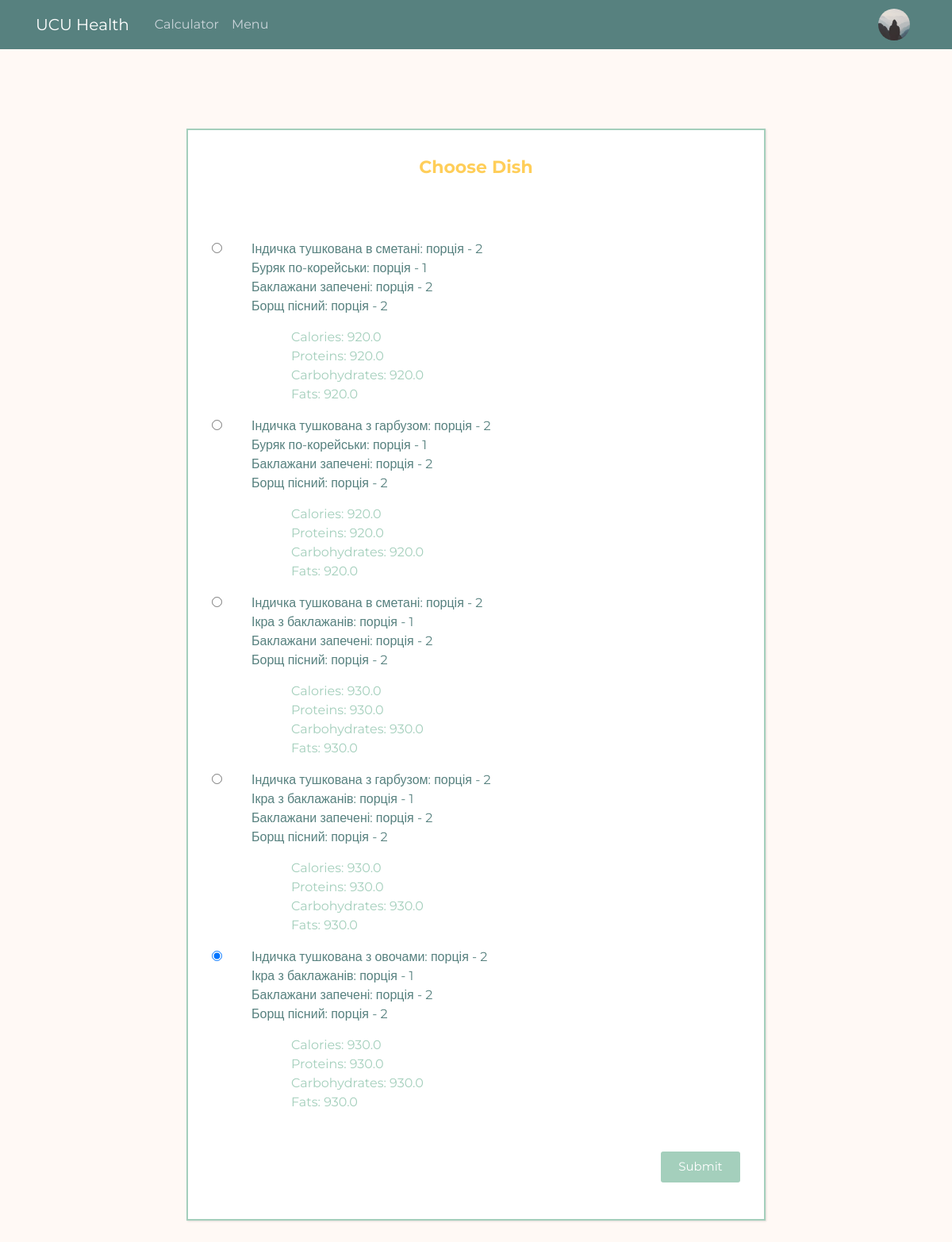
/view_dishes/1 (signed in), run on the app's committed database.
### main/models.py (models this page shows, shortened)
class User(db.Model, UserMixin):
    id = db.Column(db.Integer, primary_key=True)
    username = db.Column(db.String(20), unique=True, nullable=False)
    email = db.Column(db.String(120), unique=True, nullable=False)
    password = db.Column(db.String(100), nullable=False)
    image_file = db.Column(db.String(20), nullable = False, default='default.jpg')
    settings = db.Column(db.String(100), nullable = False, default='default.json')
    custom_plan = db.Column(db.Boolean, default = False)
    sex = db.Column(db.String(10), nullable = False)
    age = db.Column(db.Integer, nullable = False)
    height = db.Column(db.Integer, nullable=False)
    weight = db.Column(db.Integer, nullable=False)
    goal = db.Column(db.Integer, nullable=False)
    activity = db.Column(db.Float, nullable=False)
    calories = db.Column(db.Float, nullable=False)
    proteins = db.Column(db.Float, nullable=False)
    carbs = db.Column(db.Float, nullable=False)
    fats = db.Column(db.Float, nullable=False)
    servings = db.Column(db.Integer, nullable = False, default = 3)
    options = db.Column(db.Integer, nullable = False, default = 5)
    meals = db.relationship('Meal', backref="author", lazy = True)

class Dish(db.Model):
    id = db.Column(db.Integer, primary_key = True)
    dishes = db.Column(db.String(200), nullable = False)
    satis = db.Column(db.String(10), nullable = False)
    calories = db.Column(db.Float, nullable = False)
    proteins = db.Column(db.Float, nullable = False)
    carbs = db.Column(db.Float, nullable = False)
    fats = db.Column(db.Float, nullable = False)
    meal_id = db.Column(db.Integer, db.ForeignKey('meal.id'), default = 0)

### main/routes.py (the view, shortened to what this page needs)
@app.route("/view_dishes/<int:meal_id>", methods=['GET', 'POST'])
def view_dishes(meal_id):
    form = PossibleMeals()
    meal = Meal.query.get_or_404(meal_id)
    if meal.author != current_user:
        abort(403)
    dishes = Dish.query.filter_by(meal = meal).all()
    if not dishes:
        abort(404)
    choices = []
    dct = {}
    for dish in dishes:
        choices.append((dish.id, dish))
        dct[dish.id] = dish.dishes.split(', ')
    form.dish_var.choices = choices
    if request.method == 'GET':
        form.dish_var.data = meal.choicen
    test_form = list(zip(form.dish_var.choices, form.dish_var))
    return render_template('view_dishes.html', dishes = dict(choices),
            test = test_form, form = form, title = 'View Dishes', dct = dct)

### main/forms.py
class PossibleMeals(FlaskForm):
    dish_var = RadioField('Choose one from the list:',
            choices=[], validate_choice=[DataRequired()], coerce=int)
    submit = SubmitField("Submit")

### main/models.py (called while the page is built)
@login_manager.user_loader
def load_user(user_id):
    return User.query.get(int(user_id))

### main/templates/view_dishes.html (shortened to what this page needs)
{% extends "layout.html" %}
{% block content %}
    <link href="{{ url_for('static', filename='view_dishes.css') }}" rel="stylesheet">
    <div class="wrapper">
        <div class = "title">
            Choose Dish
        </div>
        <form method="POST" action="">
            <fieldset class="form-group">
                <div class = "input_field">
                    {% for choice, radio in test %}
                        <fieldset class="form-group">
                            <div class="checkmark">
                                {{ radio() }}
                            </div>
                            {% for dish in dct[choice[0]] %}
                                <div class = "info">
                                    {{ dish }}
                                </div>
                            {% endfor %}
                            <div class = "elem">
                                Calories: {{ dishes[choice[0]].calories }}<br>
                                Proteins: {{ dishes[choice[0]].calories }}<br>
                                Carbohydrates: {{ dishes[choice[0]].calories }}<br>
                                Fats: {{ dishes[choice[0]].calories }}<br>
                            </div>
                        </fieldset>
                    {% endfor %}
                </div>
            <div class="input_field">
                {{ form.submit(class="btn btn-outline-info") }}
            </div>
        </form>
    </div>
{% endblock content %}

### main/templates/layout.html (shortened to what this page needs)
<!DOCTYPE html>
<html>
  <head>
    <link
      rel="stylesheet"
      href="https://maxcdn.bootstrapcdn.com/bootstrap/4.0.0/css/bootstrap.min.css"
 />
    <link
      rel="stylesheet"
      type="text/css"
      href="{{ url_for('static', filename='main.css') }}" />
  </head>
  <body>
    <header class="site-header">
      <nav class="navbar navbar-expand-lg navbar-dark bg-steel fixed-top">
        <div class="container header-container">
          <a class="navbar-brand mr-4" href="{{ url_for('main') }}">UCU Health</a>
          <div class="collapse navbar-collapse" id="navbarToggle">
            <div class="navbar-nav mr-auto">
              <a class="nav-item nav-link" href="{{ url_for('calculator') }}">Calculator</a>
              <a class="nav-item nav-link" href="{{ url_for('menu') }}">Menu</a>
            </div>
            <div class="navbar-nav">
            {% if current_user.is_authenticated %}
              <a class="nav-item nav-link" href="{{ url_for("account") }}"><img class="rounded-circle panel-img" src="{{ url_for('static', filename = 'profile_pics/' + current_user.image_file ) }}"></a>
            {% else %}
              <a class="nav-item nav-link" href="{{ url_for("login") }}">Login</a>
              <a class="nav-item nav-link" href="{{ url_for("register") }}">Register</a>
            {% endif %}
            </div>
          </div>
        </div>
      </nav>
    </header>
    <main role="main" class="container">
      <div class="row">
        <div class="col-md-8">
          {% block content %}{% endblock %}
        </div>
    </main>
  </body>
</html>

### main/static/main.css (style rules this page uses)
* { margin: 0; padding: 0; box-sizing: border-box; font-family: 'Montserrat', sans-serif; }
body { margin-top: 62px; background: #fff9f5; color: #333333; margin-top: 5rem; }
.row { display: flex; justify-content: center; align-items: center; margin-top: 10px; }
.bg-steel { background-color: #57817f; }
.navbar { height: 62px; }
.header-container { max-width: 1140px !important; }
.site-header .navbar-nav .nav-link { color: #cbd5db; }
.panel-img { height: 40px; width: 40px; }

### main/static/view_dishes.css (style rules this page uses)
* { margin: 0; padding: 0; box-sizing: border-box; font-family: 'Montserrat', sans-serif; }
body { margin-top: 62px; background: #fff9f5; padding: 0 10px; }
.wrapper { background: #fff; margin: 100px auto; padding: 30px; box-shadow: 1px 1px 2px rgba(0, 0, 0, 0.125); border: 2.5px solid #a4cfbc; }
.wrapper .title { font-size: 22px; font-weight: 700; margin-bottom: 25px; color: #ffce59; text-align: center; }
.wrapper .input_field { margin-top: 50px; margin-bottom: 50px; color: #ffce59; }
.checkmark { margin-bottom: -24px; }
.info { margin-left: 50px; align-items: center; color: #57817f; }
.elem { margin-top: 15px; margin-left: 100px; margin-right: auto; color: #a4cfbc; }
.wrapper .btn { margin-left: 10px; }
.wrapper .input_field .btn { width: 100px; padding: 8px 10px; font-size: 15px; border: 0; background-color: #a4cfbc; color: #fff; cursor: pointer; border-radius: 3px; outline: none; margin: 0 auto; display: block; }
.wrapper .input_field:last-child { margin-bottom:0; display: flex; }
.wrapper .input_field:last-child .btn { margin-right: 0px; }

### data on the page
User: image_file (placeholder picture)
Dish: calories "920.0", calories "920.0", calories "920.0", calories "920.0"
Dish: calories "920.0", calories "920.0", calories "920.0", calories "920.0"
Dish: calories "930.0", calories "930.0", calories "930.0", calories "930.0"
Dish: calories "930.0", calories "930.0", calories "930.0", calories "930.0"
Dish: calories "930.0", calories "930.0", calories "930.0", calories "930.0"

### other printed values
{{ dish }} "Індичка тушкована в сметані: порція - 2" "Буряк по-корейськи: порція - 1" "Баклажани запечені: порція - 2" "Борщ пісний: порція - 2" "Індичка тушкована з гарбузом: порція - 2" "Буряк по-корейськи: порція - 1" "Баклажани запечені: порція - 2" "Борщ пісний: порція - 2" "Індичка тушкована в сметані: порція - 2" "Ікра з баклажанів: порція - 1" "Баклажани запечені: порція - 2" "Борщ пісний: порція - 2" "Індичка тушкована з гарбузом: порція - 2" "Ікра з баклажанів: порція - 1" "Баклажани запечені: порція - 2" "Борщ пісний: порція - 2" "Індичка тушкована з овочами: порція - 2" "Ікра з баклажанів: порція - 1" "Баклажани запечені: порція - 2" "Борщ пісний: порція - 2"
